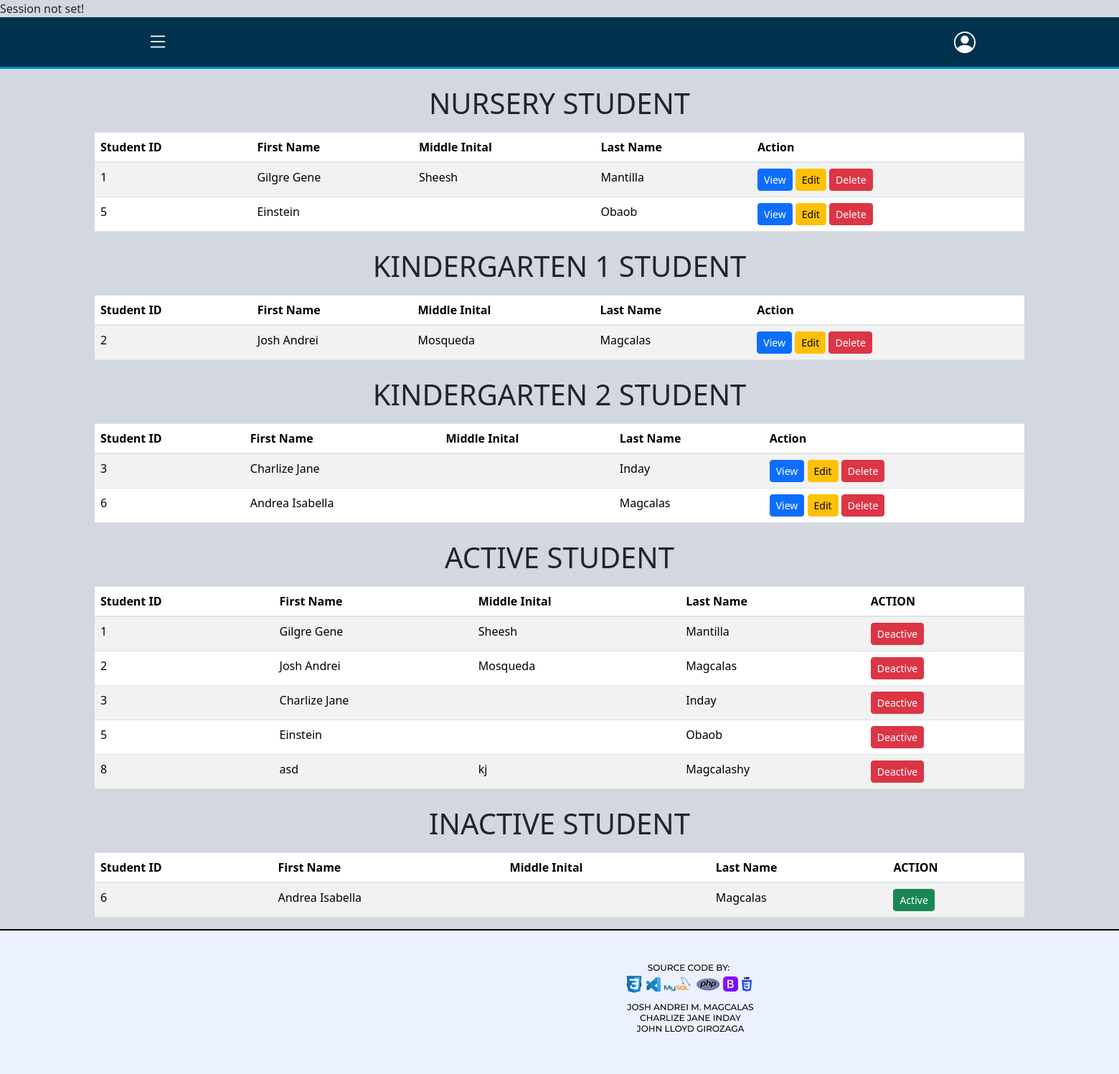
The page /website/student-listing.php on the database as committed earlier.
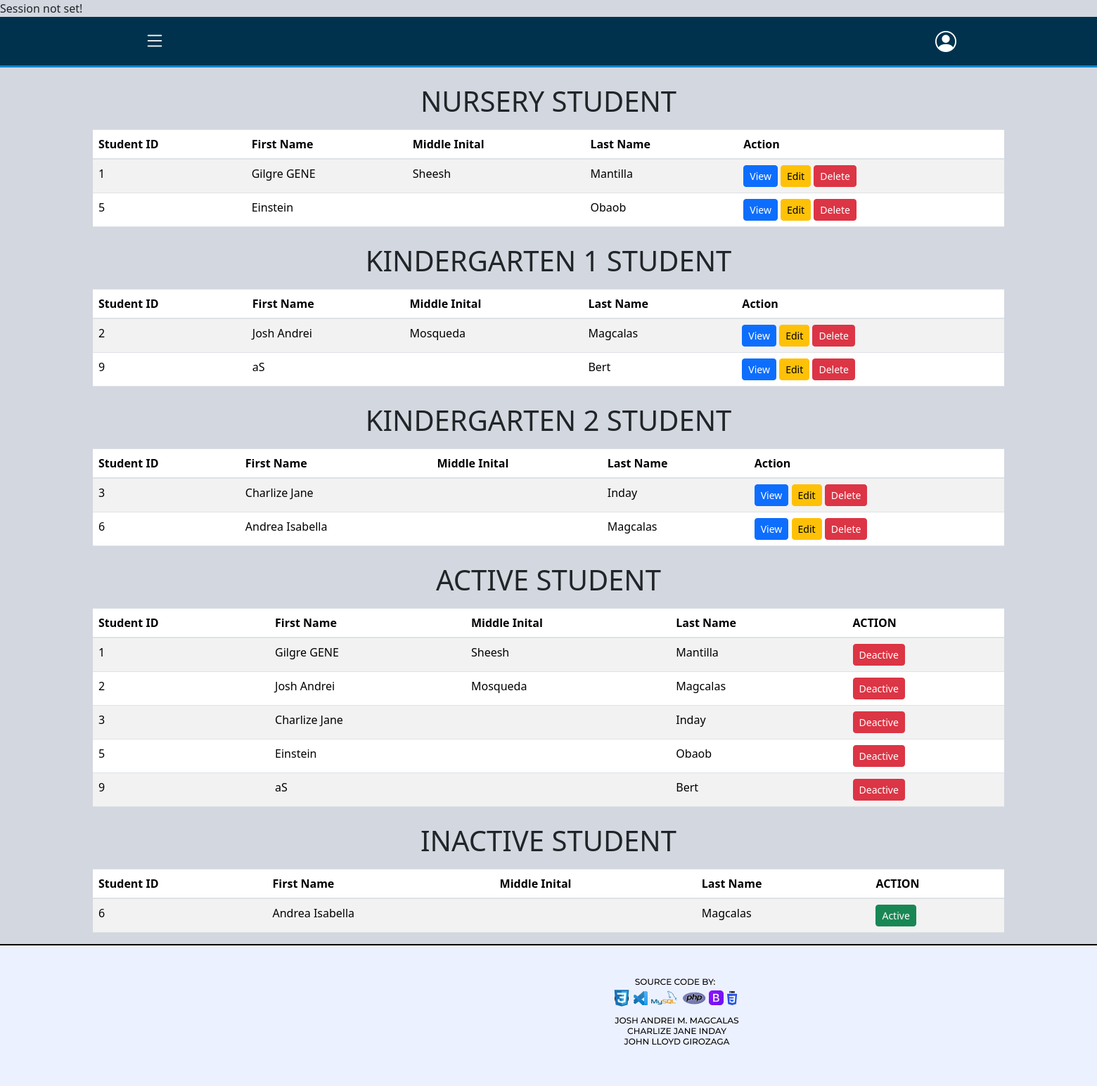
The same page on the database as committed later.
### tables this page shows
CREATE TABLE `tbl_student_info` (
  `student_id` int(11) NOT NULL,
  `enroll_category` enum('Nursery','Kindergarten_1','Kindergarten_2') DEFAULT NULL,
  `schoolyear` varchar(10) DEFAULT NULL,
  `last_name` varchar(50) NOT NULL,
  `first_name` varchar(100) NOT NULL,
  `middle_name` varchar(50) DEFAULT NULL,
  `street` text NOT NULL,
  `city` varchar(50) DEFAULT NULL,
  `zip_code` int(4) NOT NULL,
  `birthdate` date NOT NULL,
  `sex` enum('Male','Female') NOT NULL,
  `parent1` varchar(50) DEFAULT NULL,
  `parent1_contact` int(12) DEFAULT NULL,
  `parent2` varchar(50) DEFAULT NULL,
  `parent2_contact` int(12) DEFAULT NULL,
  `emergency_fullname` varchar(50) NOT NULL,
  `emergency_relationship` enum('mother','father','guardian','others') NOT NULL,
  `emergency_address` text NOT NULL,
  `emergency_contact_no` int(12) NOT NULL,
  `created_by` int(11) DEFAULT NULL,
  `date_created` timestamp NOT NULL DEFAULT current_timestamp(),
  `updated_by` int(11) DEFAULT NULL,
  `date_updated` timestamp NOT NULL DEFAULT current_timestamp(),
  `isactive` tinyint(1) NOT NULL
);

### website/student-listing.php (the view, shortened to what the changed rows need)
<?php
include "../database/dbconnect.php";
try {
    $nursery_students = [];
    $kindergarten1_students = [];
    $kindergarten2_students = [];
    $active_students = [];
    $inactive_students = [];
    $queries = [
        "SELECT
            student_id,
            first_name,
            middle_name,
            last_name
	    FROM
		    tbl_student_info
	    WHERE
		    enroll_category ='Nursery';",
        "SELECT
            student_id,
            first_name,
            middle_name,
            last_name
        FROM
            tbl_student_info
        WHERE
            enroll_category ='Kindergarten_1';",
        "SELECT
            student_id,
            first_name,
            middle_name,
            last_name
        FROM
            tbl_student_info
        WHERE
            enroll_category ='Kindergarten_2';",
        "SELECT
            student_id,
            first_name,
            middle_name,
            last_name
        FROM
            tbl_student_info
        WHERE
            isactive = 1;",
        "SELECT
            student_id,
            first_name,
            middle_name,
            last_name
        FROM
            tbl_student_info
        WHERE
            isactive = 0;"
    ];
    foreach ($queries as $index => $query) {
        if ($conn->multi_query($query)) {
            do {
                if ($result = $conn->store_result()) {
                    while ($row = $result->fetch_assoc()) {
                        if ($index == 0) {
                            $nursery_students[] = $row;
                        } elseif ($index == 1) {
                            $kindergarten1_students[] = $row;
                        } elseif ($index == 2) {
                            $kindergarten2_students[] = $row;
                        } elseif ($index == 3) {
                            $active_students[] = $row;
                        } elseif ($index == 4) {
                            $inactive_students[] = $row;
                        }
                    }
                }
            } while ($conn->next_result());
        } else {
            throw new Exception("Query Failed: " . $conn->error);
        }
    }
} catch (Exception $e) {
    echo "Error: " . $e->getMessage();
}
?>
<!DOCTYPE html>
<html lang="en">
<head>
    <link rel="stylesheet" href="/bootstrap/css/bootstrap.css">
    <link rel="stylesheet" href="/DataTables/datatables.min.css">
    <link href="https://cdn.jsdelivr.net/npm/bootstrap@4.6.2/dist/css/bootstrap.min.css" rel="stylesheet">
    <link href="https://cdn.jsdelivr.net/npm/bootstrap@5.3.2/dist/css/bootstrap.min.css" rel="stylesheet">
    <link href="https://cdn.jsdelivr.net/npm/bootstrap-icons/font/bootstrap-icons.css" rel="stylesheet">
    <link rel="stylesheet" href="https://cdnjs.cloudflare.com/ajax/libs/font-awesome/6.7.2/css/all.min.css">
    <link rel="stylesheet" href="../DataTables/datatables.css">
    <link rel="stylesheet" href="https://cdn.datatables.net/1.13.6/css/jquery.dataTables.min.css">
</head>
<body>
    <div class="container mt-4">
        <h1 class="text-center">NURSERY STUDENT</h1>
            <table id="nursery-list" class="table table-striped mt-3">
                <thead>
                    <tr>
                        <th>Student ID</th>
                        <th>First Name</th>
                        <th>Middle Inital</th>
                        <th>Last Name</th>
                        <th>Action</th>
                    </tr>
                </thead>
                <tbody>
                <?php if (!empty($nursery_students)): ?>
                    <?php foreach ($nursery_students as $row): ?>
                        <tr>
                        <td><?= htmlspecialchars($row['student_id']) ?></td>
                        <td><?= htmlspecialchars($row['first_name']) ?></td>
                        <td><?= htmlspecialchars($row['middle_name']) ?></td>
                        <td><?= htmlspecialchars($row['last_name']) ?></td>
                            <td>
                            <button type="button" class="btn btn-primary btn-sm view-student-btn" data-id="<?= htmlspecialchars($row['student_id']) ?>" data-toggle="modal" data-target="#student-view">
                                View
                            </button>
                            <a class="btn btn-warning btn-sm edit-btn" href="update-enrollment-form.php?student_id=<?= htmlspecialchars($row['student_id']); ?>">
                                    Edit
                                </a>
                                <form action="../database/db_delete_student.php" method="POST" onsubmit="return confirm('Are you sure you want to delete this student?');" class="d-inline">
                                    <button type="submit" class="btn btn-danger btn-sm" >Delete</button>
                                </form>
                            </td>
                        </tr>
                        <?php endforeach; ?>
                    <?php else: ?>
                        <tr>
                            <td colspan="7" class="text-center">No students available</td>
                        </tr>
                    <?php endif; ?>
                </tbody>
            </table>
    </div>
    <div class="container mt-4">
        <h1 class="text-center">KINDERGARTEN 1 STUDENT</h1>
            <table id="kindergarten1-list" class="table table-striped mt-3">
                <thead>
                    <tr>
                        <th>Student ID</th>
                        <th>First Name</th>
                        <th>Middle Inital</th>
                        <th>Last Name</th>
                        <th>Action</th>
                    </tr>
                </thead>
                <tbody>
                    <?php if (!empty($kindergarten1_students)): ?>
                        <?php foreach ($kindergarten1_students as $row): ?>
                        <tr>
                        <td><?= htmlspecialchars($row['student_id']) ?></td>
                        <td><?= htmlspecialchars($row['first_name']) ?></td>
                        <td><?= htmlspecialchars($row['middle_name']) ?></td>
                        <td><?= htmlspecialchars($row['last_name']) ?></td>
                            <td>
                            <button type="button" class="btn btn-primary btn-sm view-student-btn" data-id="<?= htmlspecialchars($row['student_id']) ?>" data-toggle="modal" data-target="#student-view">
                                View
                            </button>
                                <a class="btn btn-warning btn-sm edit-btn" href="update-enrollment-form.php?student_id=<?= htmlspecialchars($row['student_id']); ?>">
                                    Edit
                                </a>
                                <form action="../database/db_delete_student.php" method="POST" onsubmit="return confirm('Are you sure you want to delete this student?');" class="d-inline">
                                    <button type="submit" class="btn btn-danger btn-sm" >Delete</button>
                                </form>
                            </td>
                        </tr>
                            <?php endforeach; ?>
                        <?php else: ?>
                        <tr>
                            <td colspan="7" class="text-center">No students available</td>
                        </tr>
                    <?php endif; ?>
                </tbody>
            </table>
    </div>
        <div class="container mt-4">
        <h1 class="text-center">KINDERGARTEN 2 STUDENT</h1>
            <table id="kindergarten2-list" class="table table-striped mt-3">
                <thead>
                    <tr>
                        <th>Student ID</th>
                        <th>First Name</th>
                        <th>Middle Inital</th>
                        <th>Last Name</th>
                        <th>Action</th>
                    </tr>
                </thead>
                <tbody>
                <?php if (!empty($kindergarten2_students)): ?>
                    <?php foreach ($kindergarten2_students as $row): ?>
                        <tr>
                            <td><?= htmlspecialchars($row['student_id']) ?></td>
                            <td><?= htmlspecialchars($row['first_name']) ?></td>
                            <td><?= htmlspecialchars($row['middle_name']) ?></td>
                            <td><?= htmlspecialchars($row['last_name']) ?></td>
                            <td>
                            <button type="button" class="btn btn-primary btn-sm view-student-btn" data-id="<?= htmlspecialchars($row['student_id']) ?>" data-toggle="modal" data-target="#student-view">
                                View
                            </button>
                                <a class="btn btn-warning btn-sm edit-btn" href="update-enrollment-form.php?student_id=<?= htmlspecialchars($row['student_id']); ?>">
                                    Edit
                                </a>
                                <form action="../database/db_delete_student.php" method="POST" onsubmit="return confirm('Are you sure you want to delete this student?');" class="d-inline">
                                    <button type="submit" class="btn btn-danger btn-sm" >Delete</button>
                                </form>
                            </td>
                        </tr>
                        <?php endforeach; ?>
                        <?php else: ?>
                        <tr>
                            <td colspan="7" class="text-center">No students available</td>
                        </tr>
                    <?php endif; ?>
                </tbody>
            </table>
    </div>
        <div class="container mt-4">
        <h1 class="text-center">ACTIVE STUDENT</h1>
            <table id="nursery-list" class="table table-striped mt-3">
                <thead>
                    <tr>
                        <th>Student ID</th>
                        <th>First Name</th>
                        <th>Middle Inital</th>
                        <th>Last Name</th>
                        <th>ACTION</th>
                    </tr>
                </thead>
                <tbody>
                <?php if (!empty($active_students)): ?>
                    <?php foreach ($active_students as $row): ?>
                        <tr>
                            <td><?= htmlspecialchars($row['student_id']) ?></td>
                            <td><?= htmlspecialchars($row['first_name']) ?></td>
                            <td><?= htmlspecialchars($row['middle_name']) ?></td>
                            <td><?= htmlspecialchars($row['last_name']) ?></td>
                            <td>
                                <form action="../database/db_inactive_student.php" method="POST" onsubmit="return deactive('Are you sure you want to deactive this student?');" class="d-inline">
                                    <button type="submit" class="btn btn-danger btn-sm" > Deactive </button>
                                </form>
                            </td>
                        </tr>
                    <?php endforeach; ?>
                <?php else: ?>
                    <tr>
                        <td colspan="7" class="text-center">No students available</td>
                    </tr>
                <?php endif; ?>
                </tbody>
            </table>
    </div>
        <div class="container mt-4">
        <h1 class="text-center">INACTIVE STUDENT</h1>
            <table id="nursery-list" class="table table-striped mt-3">
                <thead>
                    <tr>
                        <th>Student ID</th>
                        <th>First Name</th>
                        <th>Middle Inital</th>
                        <th>Last Name</th>
                        <th>ACTION</th>
                    </tr>
                </thead>
                <tbody>
                <?php if (!empty($inactive_students)): ?>
                    <?php foreach ($inactive_students as $row): ?>
                        <tr>
                            <td><?= htmlspecialchars($row['student_id']) ?></td>
                            <td><?= htmlspecialchars($row['first_name']) ?></td>
                            <td><?= htmlspecialchars($row['middle_name']) ?></td>
                            <td><?= htmlspecialchars($row['last_name']) ?></td>
                            <td>
                                <form action="../database/db_active_student.php" method="POST" onsubmit="return active('Are you sure you want to active this student?');" class="d-inline">
                                    <button type="submit" class="btn btn-success btn-sm" > Active </button>
                                </form>
                            </td>
                        </tr>
                    <?php endforeach; ?>
                <?php else: ?>
                    <tr>
                        <td colspan="7" class="text-center">No students available</td>
                    </tr>
                <?php endif; ?>
                </tbody>
            </table>
    </div>
</body>
</html>

Rows that differ between the two databases and show on the page:
removed tbl_student_info: student_id "8", first_name "asd", middle_name "kj", last_name "Magcalashy", shown under "ACTIVE STUDENT"
changed tbl_student_info "Sheesh": first_name "Gilgre Gene" → "Gilgre GENE"
added tbl_student_info: student_id "9", first_name "aS", last_name "Bert"
